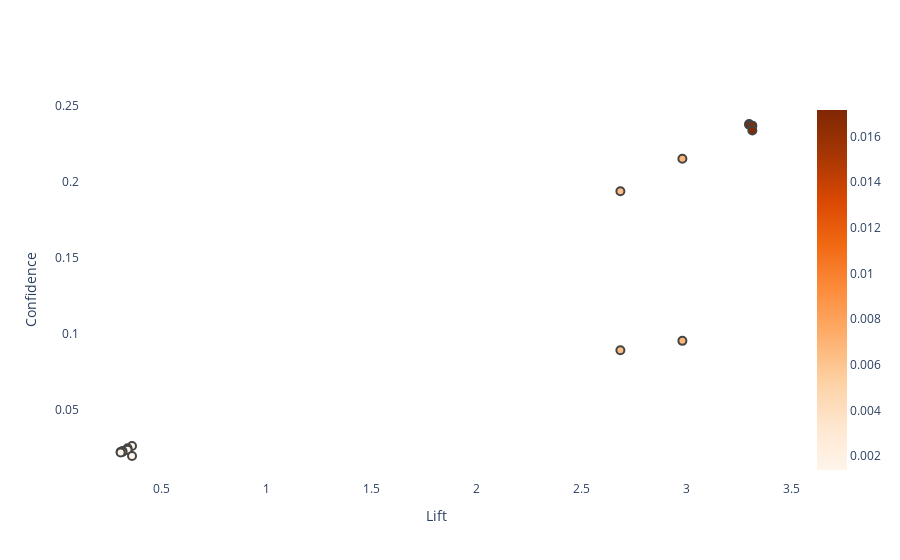

Notebook code for this chart:
### Code cell
data_scatter = dict(type='scatter',
    y=rulesLift['confidence'],
    x=rulesLift['lift'],
    #text=rulesLift.index,
    #mode='markers',
    #marker=dict(
    #size=rulesLift['support'],
    hovertemplate=#'Grand Prix: ' + df_racetracks["name_x"] + '<br>'
                    #'RuleID: ' + rulesLift.index + '<br>'+
                    'Lift: ' + rulesLift["lift"].astype(str) + '<br>'+
                    'Confidence: ' + rulesLift['confidence'].astype(str) + '<br>'+
                    'Support: ' + rulesLift['support'].astype(str) + '<br>'+    
                    'Antecedents: ' + rulesLift['antecedents'].astype(str) + '<br>'+
                    'Consequents: ' + rulesLift['consequents'].astype(str) + '<br>'
    '<extra></extra>',
    #color=scatterdf['Avg Salary'],  # set color equal to a variable
    #color_continuous_scale='mint',  # one of plotly colorscales
    #showscale=False,
    mode='markers',
    marker=dict(size=8,
                #size=rulesLift['support'],
                color=rulesLift['support'],
                colorscale='oranges',
                showscale=True,
                line_width=2),
    )

layout = dict(
    paper_bgcolor='rgba(0,0,0,0)',
    plot_bgcolor='rgba(0,0,0,0)',
    xaxis_title="Lift",
    yaxis_title="Confidence"
)


fig = go.Figure(data=data_scatter,layout=layout)
fig.show()

### Figure 1 — Plotly figure (JSON) as saved in the notebook; plotly's stock layout.template omitted (floating-point values rounded to 4 significant figures)
{"data": [{"hovertemplate": ["Lift: 3.3002735895446764<br>Confidence: 0.23828316368188993<br>Support: 0.017167844852097693<br>Antecedents: frozenset({12})<br>Consequents: frozenset({1})<br><extra></extra>", "Lift: 3.3002735895446764<br>Confidence: 0.23777838131450296<br>Support: 0.017167844852097693<br>Antecedents: frozenset({1})<br>Consequents: frozenset({12})<br><extra></extra>", "Lift: 3.3156127416256767<br>Confidence: 0.23719961105709128<br>Support: 0.01674232545370761<br>Antecedents: frozenset({2})<br>Consequents: frozenset({21})<br><extra></extra>", "Lift: 3.315612741625676<br>Confidence: 0.2340268070060028<br>Support: 0.01674232545370761<br>Antecedents: frozenset({21})<br>Consequents: frozenset({2})<br><extra></extra>", "Lift: 2.982063489319975<br>Confidence: 0.21530806560599547<br>Support: 0.006873020697498848<br>Antecedents: frozenset({13})<br>Consequents: frozenset({1})<br><extra></extra>", "Lift: 2.6864256883305986<br>Confidence: 0.19396271086120154<br>Support: 0.0064259311913562695<br>Antecedents: frozenset({11})<br>Consequents: frozenset({1})<br><extra></extra>", "Lift: 2.9820634893199744<br>Confidence: 0.0951928299837045<br>Support: 0.006873020697498848<br>Antecedents: frozenset({1})<br>Consequents: frozenset({13})<br><extra></extra>", "Lift: 2.6864256883305986<br>Confidence: 0.08900054318305269<br>Support: 0.0064259311913562695<br>Antecedents: frozenset({1})<br>Consequents: frozenset({11})<br><extra></extra>", "Lift: 0.3581560257657519<br>Confidence: 0.025859235180247638<br>Support: 0.0013883305717059015<br>Antecedents: frozenset({16})<br>Consequents: frozenset({1})<br><extra></extra>", "Lift: 0.33692799123308814<br>Confidence: 0.02432654914984814<br>Support: 0.0016805074858078496<br>Antecedents: frozenset({14})<br>Consequents: frozenset({1})<br><extra></extra>", "Lift: 0.33692799123308814<br>Confidence: 0.023275393807713197<br>Support: 0.0016805074858078496<br>Antecedents: frozenset({1})<br>Consequents: frozenset({14})<br><extra></extra>", "Lift: 0.3124604674956248<br>Confidence: 0.022559968651160188<br>Support: 0.0015805006225917465<br>Antecedents: frozenset({18})<br>Consequents: frozenset({1})<br><extra></extra>", "Lift: 0.3039496969050592<br>Confidence: 0.021945482219454825<br>Support: 0.0015550086770660732<br>Antecedents: frozenset({15})<br>Consequents: frozenset({1})<br><extra></extra>", "Lift: 0.3124604674956247<br>Confidence: 0.021890277023356868<br>Support: 0.0015805006225917465<br>Antecedents: frozenset({1})<br>Consequents: frozenset({18})<br><extra></extra>", "Lift: 0.3039496969050592<br>Confidence: 0.02153720803910918<br>Support: 0.0015550086770660732<br>Antecedents: frozenset({1})<br>Consequents: frozenset({15})<br><extra></extra>", "Lift: 0.3581560257657519<br>Confidence: 0.019228680065181965<br>Support: 0.0013883305717059015<br>Antecedents: frozenset({1})<br>Consequents: frozenset({16})<br><extra></extra>"], "marker": {"color": [0.01717, 0.01717, 0.01674, 0.01674, 0.006873, 0.006426, 0.006873, 0.006426, 0.001388, 0.001681, 0.001681, 0.001581, 0.001555, 0.001581, 0.001555, 0.001388], "colorscale": [[0, "rgb(255,245,235)"], [0.125, "rgb(254,230,206)"], [0.25, "rgb(253,208,162)"], [0.375, "rgb(253,174,107)"], [0.5, "rgb(253,141,60)"], [0.625, "rgb(241,105,19)"], [0.75, "rgb(217,72,1)"], [0.875, "rgb(166,54,3)"], [1, "rgb(127,39,4)"]], "line": {"width": 2}, "showscale": true, "size": 8}, "mode": "markers", "type": "scatter", "x": [3.3, 3.3, 3.316, 3.316, 2.982, 2.686, 2.982, 2.686, 0.3582, 0.3369, 0.3369, 0.3125, 0.3039, 0.3125, 0.3039, 0.3582], "y": [0.2383, 0.2378, 0.2372, 0.234, 0.2153, 0.194, 0.09519, 0.089, 0.02586, 0.02433, 0.02328, 0.02256, 0.02195, 0.02189, 0.02154, 0.01923]}], "layout": {"paper_bgcolor": "rgba(0,0,0,0)", "plot_bgcolor": "rgba(0,0,0,0)", "xaxis": {"title": {"text": "Lift"}}, "yaxis": {"title": {"text": "Confidence"}}}}
